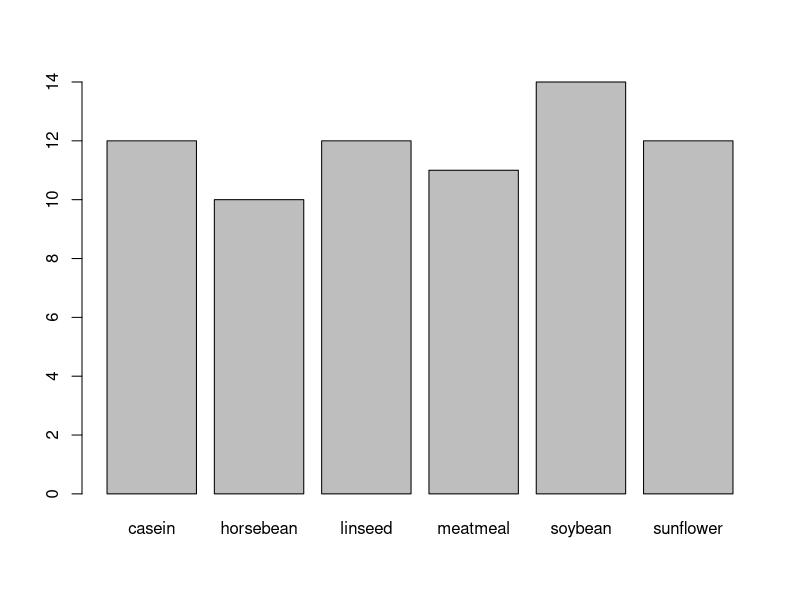
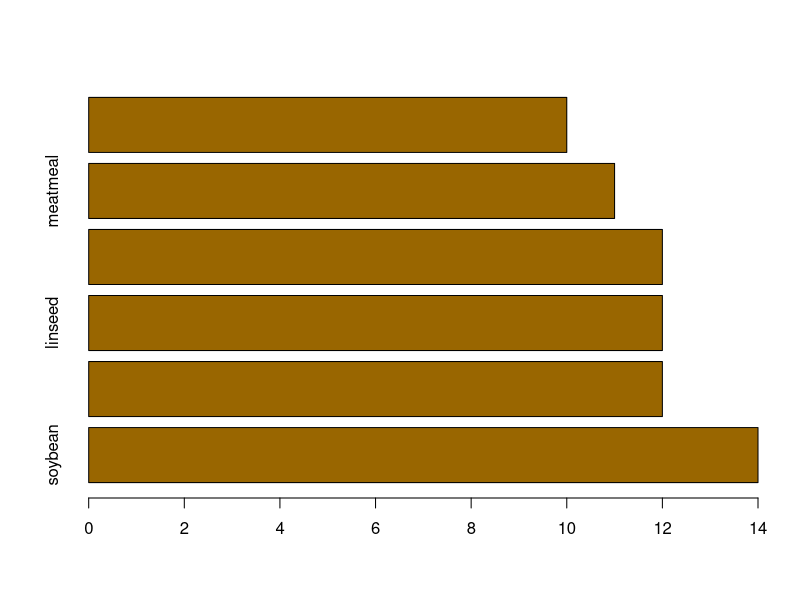

Here is the R script that generated these plots, in order:
# Laboratorio 2


data("chickwts")

head(chickwts)

feeds <- table(chickwts$feed)
feeds

barplot(feeds)

barplot(feeds[order(feeds, decreasing = TRUE)], 
        horiz = TRUE, col="#996600")
